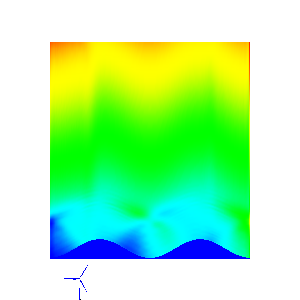

The Python source for this figure:
#!/usr/bin/env python

# Read WindBlade data and render field, blade, and ground geometry.

import os

import vtkmodules.vtkInteractionStyle  # noqa: F401
import vtkmodules.vtkRenderingFreeType  # noqa: F401
import vtkmodules.vtkRenderingOpenGL2  # noqa: F401

from vtkmodules.vtkCommonCore import vtkFloatArray
from vtkmodules.vtkCommonExecutionModel import vtkStreamingDemandDrivenPipeline
from vtkmodules.vtkFiltersGeometry import vtkGeometryFilter
from vtkmodules.vtkIOGeometry import vtkWindBladeReader
from vtkmodules.vtkRenderingCore import (
    vtkActor,
    vtkPolyDataMapper,
    vtkRenderWindow,
    vtkRenderWindowInteractor,
    vtkRenderer,
)

# Source
data_dir = os.environ.get("VPE_DATA_DIR", os.path.dirname(os.path.abspath(__file__)))

# Read WindBlade data
wind_reader = vtkWindBladeReader()
wind_reader.SetFilename(os.path.join(data_dir, "WindBladeReader", "test1_topo.wind"))

# Convert field to polydata
field_geometry = vtkGeometryFilter()
field_geometry.SetInputConnection(wind_reader.GetOutputPort(0))

# Convert blade to polydata
blade_geometry = vtkGeometryFilter()
blade_geometry.SetInputConnection(wind_reader.GetOutputPort(1))

# Convert ground to polydata
ground_geometry = vtkGeometryFilter()
ground_geometry.SetInputConnection(wind_reader.GetOutputPort(2))

# Set time request
field_geometry.UpdateInformation()
executive = field_geometry.GetExecutive()
input_vector = executive.GetInputInformation(0)
input_vector.GetInformationObject(0).Set(
    vtkStreamingDemandDrivenPipeline.UPDATE_TIME_STEP(), 10.0)

blade_geometry.UpdateInformation()
executive = blade_geometry.GetExecutive()
input_vector = executive.GetInputInformation(0)
input_vector.GetInformationObject(0).Set(
    vtkStreamingDemandDrivenPipeline.UPDATE_TIME_STEP(), 10.0)

wind_reader.Update()
blade_geometry.Update()
ground_geometry.Update()

# Add color arrays to blade and ground
blade_output = blade_geometry.GetOutput()
blade_color = vtkFloatArray()
blade_color.SetNumberOfTuples(blade_output.GetNumberOfPoints())
for i in range(blade_output.GetNumberOfPoints()):
    blade_color.SetValue(i, 1.0)
blade_color.SetName("Density")
blade_output.GetPointData().AddArray(blade_color)
blade_output.GetPointData().SetScalars(blade_color)

ground_output = ground_geometry.GetOutput()
ground_color = vtkFloatArray()
ground_color.SetNumberOfTuples(ground_output.GetNumberOfPoints())
for i in range(ground_output.GetNumberOfPoints()):
    ground_color.SetValue(i, 1.0)
ground_color.SetName("Density")
ground_output.GetPointData().AddArray(ground_color)
ground_output.GetPointData().SetScalars(ground_color)

# Field mapper
field_mapper = vtkPolyDataMapper()
field_mapper.SetInputConnection(field_geometry.GetOutputPort())
field_mapper.ScalarVisibilityOn()
field_mapper.SetColorModeToMapScalars()
field_mapper.SetScalarRange(0.964, 1.0065)
field_mapper.SetScalarModeToUsePointFieldData()
field_mapper.SelectColorArray("Density")

# Blade mapper
blade_mapper = vtkPolyDataMapper()
blade_mapper.SetInputConnection(blade_geometry.GetOutputPort())
blade_mapper.ScalarVisibilityOn()

# Ground mapper
ground_mapper = vtkPolyDataMapper()
ground_mapper.SetInputConnection(ground_geometry.GetOutputPort())
ground_mapper.ScalarVisibilityOn()

# Field actor
field_actor = vtkActor()
field_actor.SetMapper(field_mapper)

# Blade actor
blade_actor = vtkActor()
blade_actor.SetMapper(blade_mapper)
position = blade_actor.GetPosition()
blade_actor.RotateZ(90)
blade_actor.SetPosition(position[0] + 100, position[1] + 100, position[2] - 150)

# Ground actor
ground_actor = vtkActor()
ground_actor.SetMapper(ground_mapper)

# Renderer
renderer = vtkRenderer()
renderer.AddActor(field_actor)
renderer.AddActor(blade_actor)
renderer.AddActor(ground_actor)
renderer.SetBackground(1, 1, 1)

# Render window
render_window = vtkRenderWindow()
render_window.AddRenderer(renderer)
render_window.SetWindowName("wind blade reader")
render_window.SetMultiSamples(0)
render_window.SetSize(300, 300)

# Interactor
interactor = vtkRenderWindowInteractor()
interactor.SetRenderWindow(render_window)

# Scene
bounds = list(wind_reader.GetFieldOutput().GetBounds())
bounds[2] -= 150
renderer.ResetCamera(bounds)
renderer.GetActiveCamera().Elevation(-90)
renderer.GetActiveCamera().SetViewUp(0, 0, 1)
renderer.GetActiveCamera().Zoom(1.2)
renderer.ResetCameraClippingRange()

interactor.Initialize()
interactor.Start()
